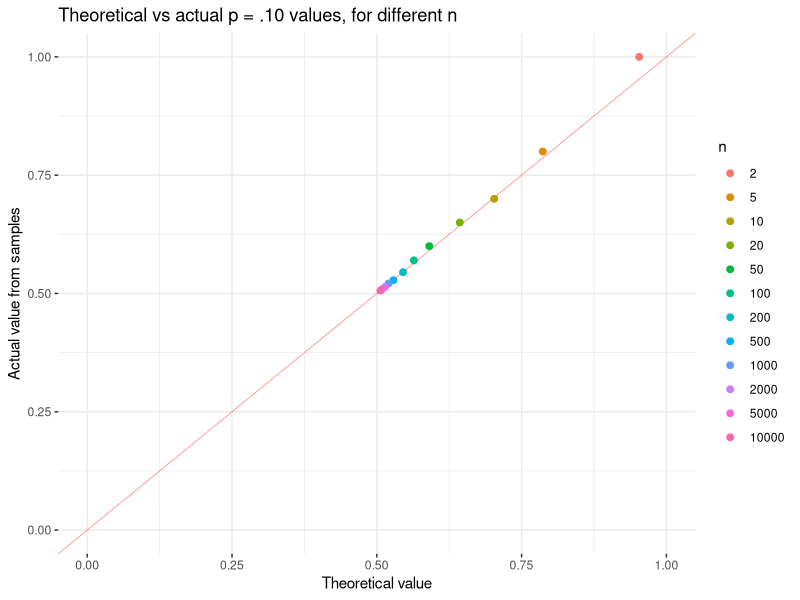
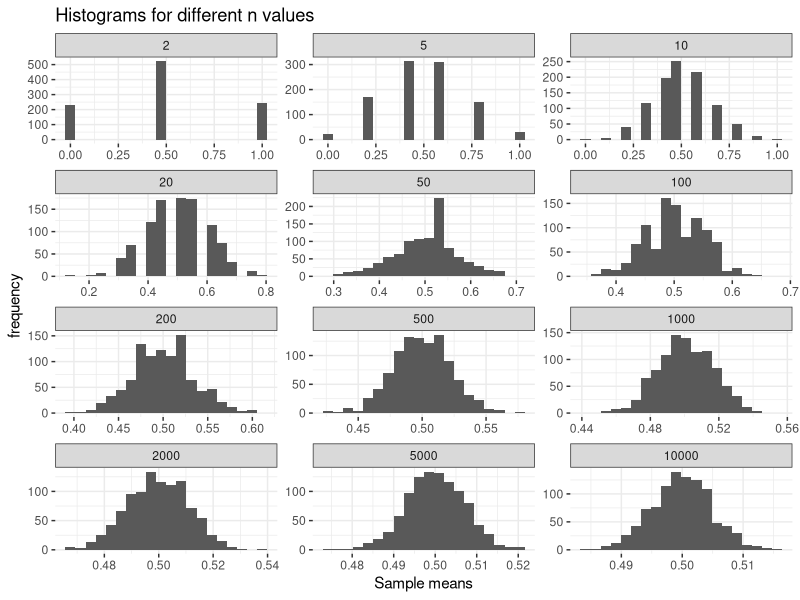

These figures' R source, in order:
## ---- chunk 1

knitr::opts_chunk$set(fig.width = 6, fig.height = 4, fig.path = 'Figs/',
                      echo = TRUE, message = FALSE, warning = FALSE)
library(tidyverse)
## ---- chunk 2
library(tidyverse)

p_10 <- read_csv('p_vals.csv', col_names = FALSE) %>%
  setNames(c('n', 'p_theo', 'p_actual')) %>%
  mutate(n_labs = factor(as.character(n), levels = as.character(n)))

matlab_plot <- ggplot(p_10, aes(x = p_theo, y = p_actual, color = n_labs)) +
  theme_bw() + theme(panel.border = element_blank()) +
  geom_abline(aes(slope = 1, intercept = 0), 
              color = 'red', alpha = .5, 
              size = .25) +
  geom_point(size = 2) +
  labs(title = 'Theoretical vs actual p = .10 values, for different n',
       x = 'Theoretical value',
       y = 'Actual value from samples',
       color = 'n') +
  xlim(0, 1) + ylim(0, 1)

# plotly::ggplotly(matlab_plot)
print(matlab_plot)
## ---- chunk 3

m_means <- read_csv('m_means.csv', col_names = FALSE)
names(m_means)[1] <- 'n'

m_means <- m_means %>%
  gather(x, mean_val, -n)

ggplot(m_means, aes(x = mean_val)) +
  theme_bw() + theme(panel.border = element_blank()) +
  geom_histogram(bins = 20) +
  facet_wrap( ~ n, ncol = 3, scales = 'free') +
  labs(title = 'Histograms for different n values',
       x = 'Sample means',
       y = 'frequency')
